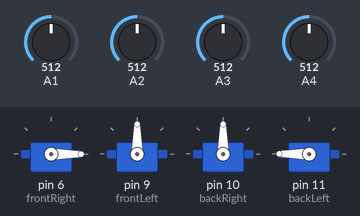
Simulated run of this sketch. Board: Arduino Uno, built with avr-gcc and run on an emulated ATmega328P. Shown: 4 × servo. The inputs (shaded band) are chosen by the test bench; at power-on: A3 = 512, A4 = 512, A1 = 512, A2 = 512.

Above: at 1.2 s.
1.3 s: A3 set to 523
At 1.9 s:
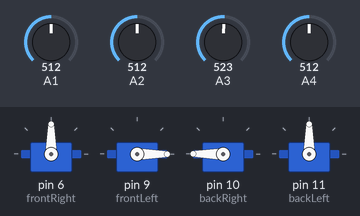
2.8 s: A4 set to 528
At 4.0 s:
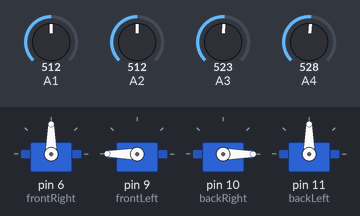
4.3 s: A4 set to 306
At 5.3 s:
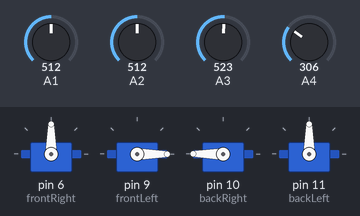
5.8 s: A4 set to 716
At 6.5 s:
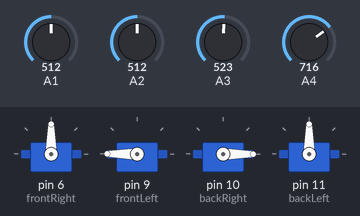
Timing chart, 0 to 8.3 s (numbered marks = the images above; inputs shaded):
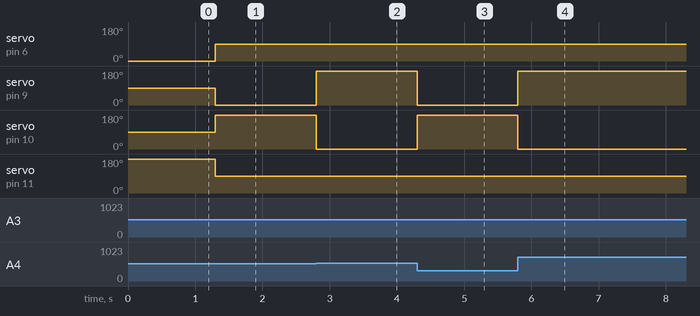

Measured:
- the behaviour switches between 512 and 513 on A3 (found by bisection; images 0 and 1)
- the behaviour switches between 512 and 513 on A4 (found by bisection; images 1 and 2)
- after the input at 1.3 s, servo on pin 6 (frontRight): 0° → 90° at once; servo on pin 9 (frontLeft): 90° → 0° at once; servo on pin 10 (backRight): 90° → 180° at once; servo on pin 11 (backLeft): 180° → 90° at once
- after the input at 2.8 s, servo on pin 9 (frontLeft): 0° → 180° at once; servo on pin 10 (backRight): 180° → 0° at once
- after the input at 4.3 s, servo on pin 9 (frontLeft): 180° → 0° at once; servo on pin 10 (backRight): 0° → 180° at once
- after the input at 5.8 s, servo on pin 9 (frontLeft): 0° → 180° at once; servo on pin 10 (backRight): 180° → 0° at once

The sketch:

nedc.ino
```cpp
/*
 * --------------------------------
 *                 2
 *        ____________________
 *       |fl                fr|
 *       |                    |
 *    1  |                    |  3
 *       |                    |
 *       |bl________________br|
 *
 *                 4
 * --------------------------------
 */

#include <Servo.h>

// create all linear servos
Servo frontRight;
Servo frontLeft;
Servo backRight;
Servo backLeft;

void setup() {
  // attach all linear servos
  frontRight.attach(6);
  frontLeft.attach(9);
  backRight.attach(10);
  backLeft.attach(11);
}

void loop() {
  // check which side has more light, and turn servos
  if(analogRead(1)<analogRead(3)){
    if(analogRead(2)<analogRead(4)){
      frontLeft.write(180);
      backRight.write(0);
      frontRight.write(90);
      backLeft.write(90);
    }else{
      frontLeft.write(0);
      backRight.write(180);
      frontRight.write(90);
      backLeft.write(90);
    }
  }else{
    if(analogRead(2)<analogRead(4)){
      frontLeft.write(180);
      backRight.write(0);
      frontRight.write(90);
      backLeft.write(90);
    }else{
      frontLeft.write(90);
      backRight.write(90);
      frontRight.write(0);
      backLeft.write(180);
    }
  }
}
```
